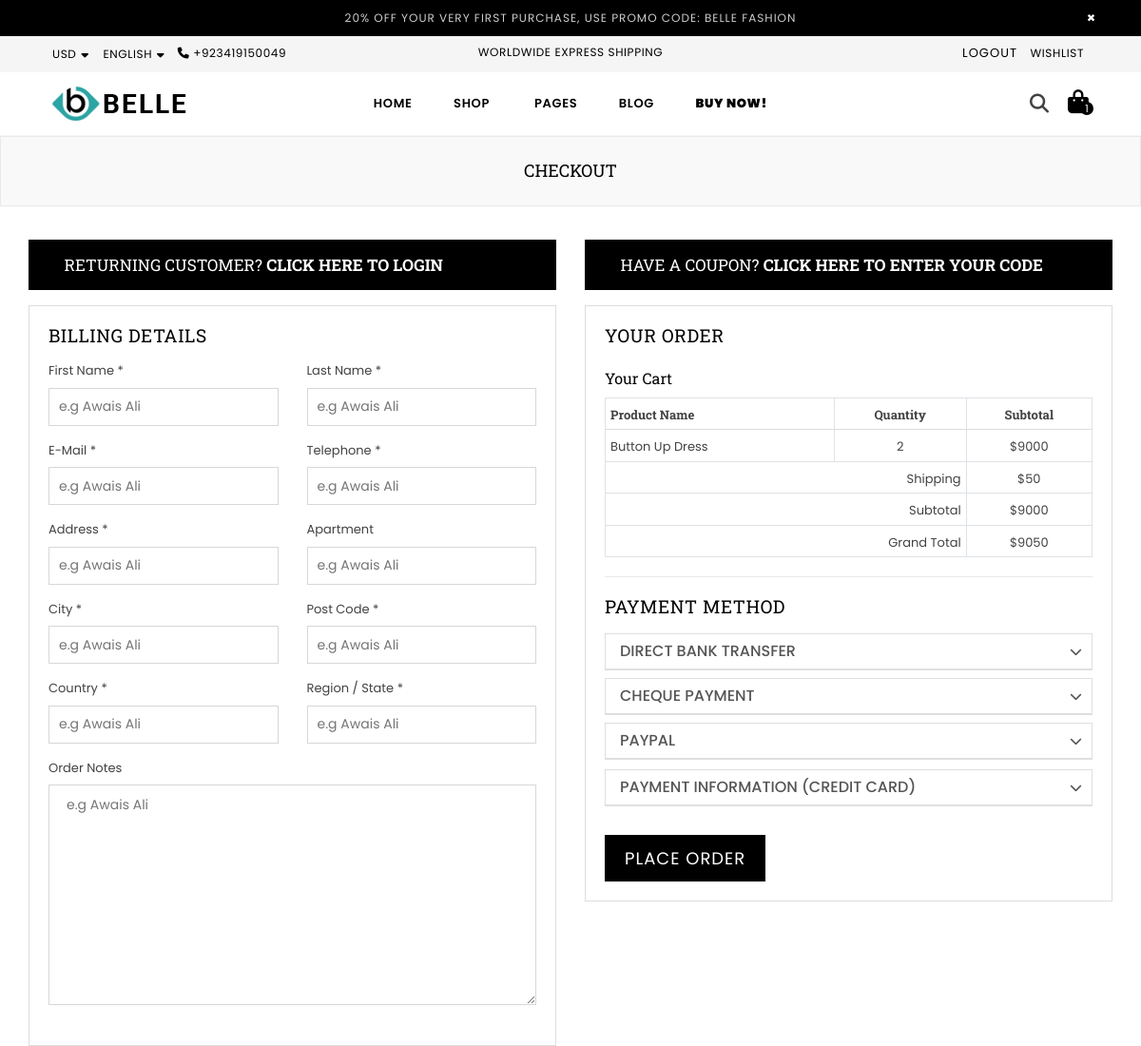
The page /checkout (signed in, upper part) on the database as committed earlier.
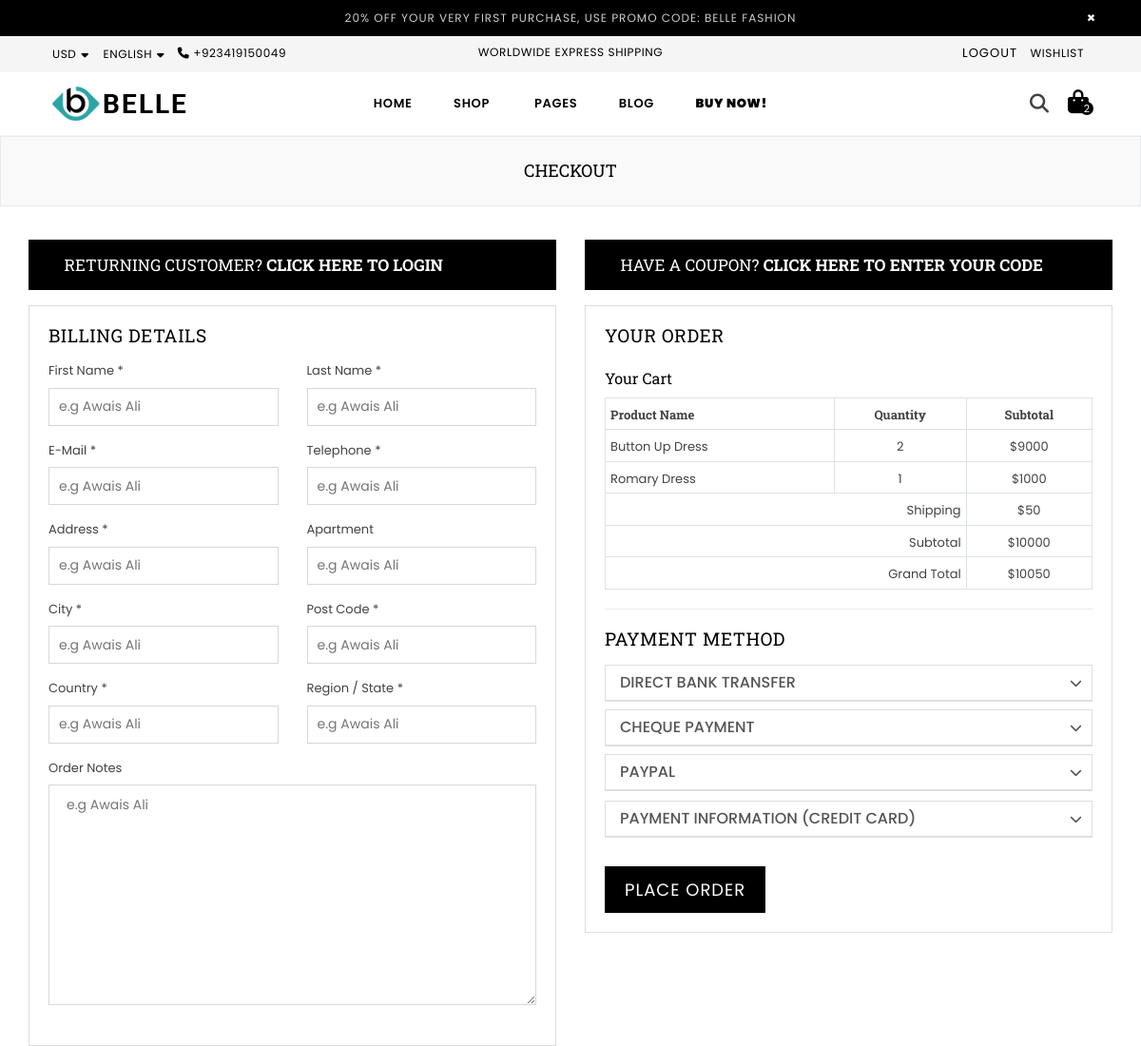
The same page on the database as committed later.
### app/models.py (models this page shows, shortened)
class CartItem(models.Model):
    user = models.ForeignKey(User, on_delete=models.CASCADE)
    product = models.ForeignKey(Products, on_delete=models.CASCADE)
    color = models.CharField(max_length=100)
    size = models.CharField(max_length=100)
    quantity = models.PositiveIntegerField(default=1)
    note = models.TextField(blank=True, null=True)  # Optional notes for the cart item
    terms_accepted = models.BooleanField(default=False)  # Terms acceptance status
    class Meta:
        constraints = [
            models.UniqueConstraint(fields=['user', 'product', 'color', 'size'], name='unique_cart_item')
        ]

class Products(models.Model):
    name=models.CharField(max_length=100)
    description=models.TextField()
    slug=models.SlugField(max_length=50,unique=True,blank=True)
    in_stock=models.BooleanField()
    stock_quantity=models.IntegerField()
    last_update=models.DateTimeField(auto_now=True)
    sku=models.CharField(max_length=50)
    view_count=models.IntegerField(null=True,blank=True)
    price=models.IntegerField()
    striked_price=models.IntegerField(blank=True,null=True,default=0)
    product_type=models.CharField(max_length=20)
    labels=models.ManyToManyField(Labels,max_length=20)
    wishlist=models.ManyToManyField(User,related_name='wishlist',blank=True)
    collections=models.CharField(max_length=50)
    main_image= models.ImageField(upload_to='products/')  # Shown by default
    hover_image= models.ImageField(upload_to='products/')  # Shown on hover
    tag=models.ManyToManyField('Tag',related_name='products',blank=True)
    sizes = models.ManyToManyField(Size, related_name='products', blank=True)
    color = models.ManyToManyField(Color, related_name='productscolor', blank=True)
    brand=models.ForeignKey(Brand, on_delete=models.CASCADE,related_name='brand',blank=True)
    class Meta:
        verbose_name = "Product"  # Correct singular form
        verbose_name_plural = "Products"  # Correct plural form

### app/views.py (the view)
# urls.py: path("checkout",views.Checkout,name="checkout"),
def Checkout(request):
    payment_form = PaymentForm()
    cart_items = CartItem.objects.filter(user=request.user)
    buy_now_data = request.session.pop('buy_now', None)  # Retrieve and clear Buy Now session data
    if request.method == 'POST':
        form = CheckoutForm(request.POST)
        payment_form = PaymentForm(request.POST)
        if form.is_valid() and payment_form.is_valid():
            checkout = form.save(commit=False)
            checkout.user = request.user
            checkout.save()
            order = Order.objects.create(
                user=request.user,
                first_name=checkout.first_name,
                last_name=checkout.last_name,
                email=checkout.email,
                phone_number=checkout.phone_number,
                address=checkout.address,
                apartment=checkout.appartment,
                city=checkout.city,
                postal_code=checkout.postal_code,
                country=checkout.country,
                state=checkout.state,
                notes=checkout.notes,
                terms_accepted=False,
                total_price=0,  # To calculate later
            )
            payment = payment_form.save(commit=False)
            payment.order = order
            payment.save()
            if buy_now_data and all(
                key in buy_now_data for key in ["product_id", "quantity", "color", "size"]
            ):
                try:
                    product = Products.objects.get(id=buy_now_data["product_id"])
                    OrderItem.objects.create(
                        order=order,
                        product=product,
                        quantity=buy_now_data["quantity"],
                        price=product.price,
                        color=buy_now_data["color"],
                        size=buy_now_data["size"],
                    )
                    total_price = product.price * buy_now_data["quantity"]
                except Products.DoesNotExist:
                    messages.error(request, "The selected product does not exist.")
                    return redirect('cart')
            else:
                total_price = 0
                for item in cart_items:
                    OrderItem.objects.create(
                        order=order,
                        product=item.product,
                        quantity=item.quantity,
                        price=item.product.price,
                        color=item.color,
                        size=item.size,
                    )
                    total_price += item.product.price * item.quantity
                cart_items.delete()
            order.total_price = total_price
            order.save()
            messages.success(request, 'Your order has been placed successfully!')
            return redirect('order_confirmation')
        else:
            messages.error(request, 'Please fill in all the required fields.')
            return redirect('checkout')
    else:
        form = CheckoutForm()
    if buy_now_data and all(
        key in buy_now_data for key in ["product_id", "quantity", "color", "size"]
    ):
        try:
            product = Products.objects.get(id=buy_now_data["product_id"])
            subtotal = product.price * buy_now_data["quantity"]
            grand_total = subtotal + 50  # Add shipping
            context = {
                'payment_form': payment_form,
                'form': form,
                'buy_now': {
                    'product': product,
                    'quantity': buy_now_data["quantity"],
                    'color': buy_now_data["color"],
                    'size': buy_now_data["size"],
                    'subtotal': subtotal,
                },
                'shipping_cost': 50,
                'grand_total': grand_total,
            }
        except Products.DoesNotExist:
            messages.error(request, "The selected product does not exist.")
            return redirect('cart')
    else:
        for cart_item in cart_items:
            cart_item.subtotal = cart_item.quantity * cart_item.product.price
        shipping_cost = 50
        subtotal = sum(item.subtotal for item in cart_items)
        grand_total = subtotal + shipping_cost
        context = {
            'payment_form': payment_form,
            'form': form,
            'cart_items': cart_items,
            'subtotal': subtotal,
            'shipping_cost': shipping_cost,
            'grand_total': grand_total,
        }
    return render(request, 'app/checkout.html', context)

### app/forms.py
class PaymentForm(forms.ModelForm):
    class Meta:
        model = Payment
        fields = [
            'method',
            'card_name',
            'card_type',
            'card_number',
            'card_cvv',
            'card_expiry',
        ]

### app/context_processors.py (called while the page is built)
def minicart_data(request):
    cart_items = []
    cart_total = 0.0
    total_item=0
    if request.user.is_authenticated:  # Ensure the user is logged in
        user_cart = CartItem.objects.filter(user=request.user)  # Adjust based on your cart model
        total_item=CartItem.objects.filter(user=request.user).count()
        cart_items = user_cart
        cart_total = sum(item.product.price * item.quantity for item in user_cart)
    return {
        'cart_items': cart_items,
        'cart_total': cart_total,
        "total_item":total_item
    }

### app/templates/app/checkout.html (shortened to what the changed rows need)
{% extends "base.html" %} {% load static %} {% block title %} BELLE | CHECKOUT {% endblock title %} {% block content %}
<div id="page-content">
  <div class="page section-header text-center">
    <div class="page-title">
      <div class="wrapper"><h1 class="page-width">Checkout</h1></div>
    </div>
  </div>
  <div class="container">
    <form method="POST">
      <div class="row billing-fields">
        <div class="col-xl-6 col-lg-6 col-md-6 col-sm-12 sm-margin-30px-bottom">
          <div class="create-ac-content bg-light-gray padding-20px-all">
            <fieldset>
              <h2 class="login-title mb-3">Billing details</h2>
            </fieldset>
          </div>
        </div>
        <div class="col-xl-6 col-lg-6 col-md-6 col-sm-12">
          <div class="your-order-payment">
            <div class="your-order">
              <h2 class="order-title mb-4">Your Order</h2>
              <div class="table-responsive-sm order-table">
                {% if buy_now %}
                  <h3>Buy Now</h3>
                  <table class="bg-white table table-bordered table-hover text-center">
                    <thead>
                      <tr>
                        <th class="text-left">Product Name</th>
                        <th>Quantity</th>
                        <th>Color</th>
                        <th>Size</th>
                        <th>Subtotal</th>
                      </tr>
                    </thead>
                    <tbody>
                      <tr>
                        <td class="text-left">{{ buy_now.product.name }}</td>
                        <td>{{ buy_now.quantity }}</td>
                        <td>{{ buy_now.color }}</td>
                        <td>{{ buy_now.size }}</td>
                        <td>${{ buy_now.subtotal }}</td>
                      </tr>
                    </tbody>
                    <tfoot class="font-weight-600">
                      <tr>
                        <td colspan="4" class="text-right">Shipping</td>
                        <td>${{ shipping_cost }}</td>
                      </tr>
                      <tr>
                        <td colspan="4" class="text-right">Total</td>
                        <td>${{ grand_total }}</td>
                      </tr>
                    </tfoot>
                  </table>
                {% else %}
                  <h3>Your Cart</h3>
                  <table class="bg-white table table-bordered table-hover text-center">
                    <thead>
                      <tr>
                        <th class="text-left">Product Name</th>
                        <th>Quantity</th>
                        <th>Subtotal</th>
                      </tr>
                    </thead>
                    <tbody>
                      {% for item in cart_items %}
                        <tr>
                          <td class="text-left">{{ item.product.name }}</td>
                          <td>{{ item.quantity }}</td>
                          <td>${{ item.subtotal }}</td>
                        </tr>
                      {% endfor %}
                    </tbody>
                    <tfoot class="font-weight-600">
                      <tr>
                        <td colspan="2" class="text-right">Shipping</td>
                        <td>${{ shipping_cost }}</td>
                      </tr>
                      <tr>
                        <td colspan="2" class="text-right">Subtotal</td>
                        <td>${{ subtotal }}</td>
                      </tr>
                      <tr>
                        <td colspan="2" class="text-right">Grand Total</td>
                        <td>${{ grand_total }}</td>
                      </tr>
                    </tfoot>
                  </table>
                {% endif %}
              </div>
            </div>
            <div class="your-payment">
              <h2 class="payment-title mb-3">payment method</h2>
            </div>
          </div>
        </div>
      </div>
    </form>
  </div>
</div>
{% endblock content %}

Rows that differ between the two databases and show on the page:
added CartItem: product.name "Romary Dress", quantity "1", subtotal "1000"
Other text that changed with them:
{{ total_item }}: "1" → "2"
{{ subtotal }}: "9000" → "10000"
{{ grand_total }}: "9050" → "10050"
